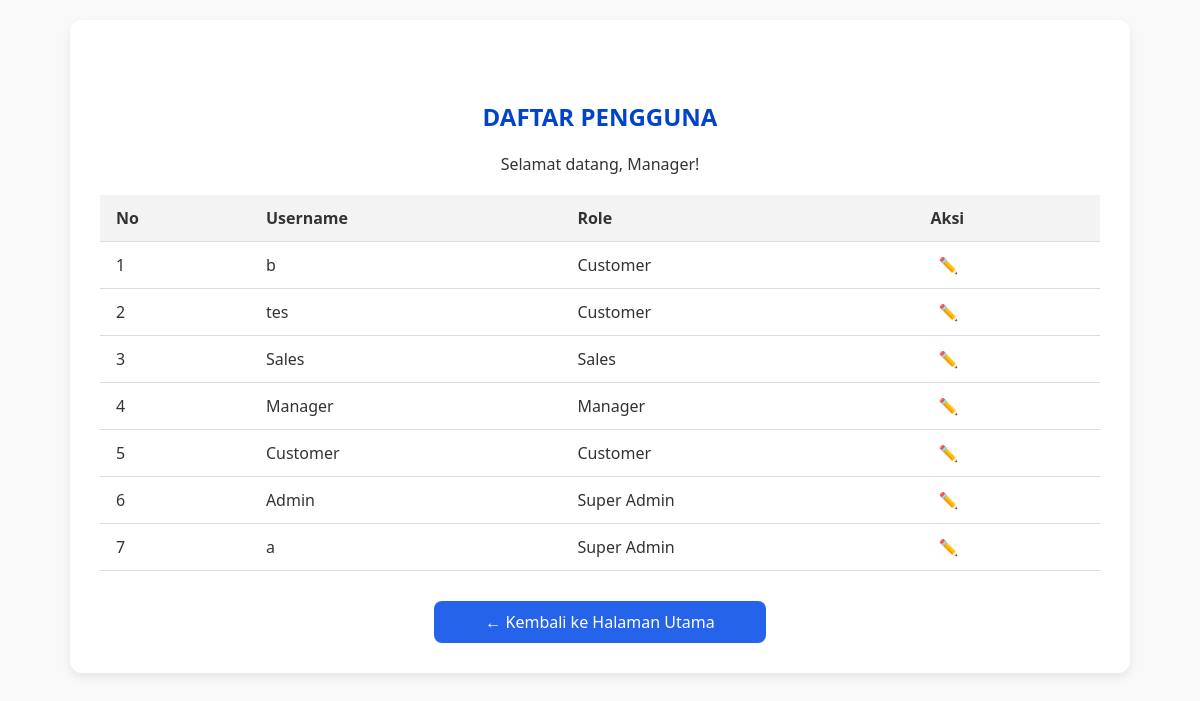
/SuperAdmin/DataAdmin.php (signed in), run on the app's committed database.
### tables this page shows
CREATE TABLE `users` (
  `id` int(11) NOT NULL,
  `email` varchar(255) NOT NULL,
  `username` varchar(255) NOT NULL,
  `password` varchar(255) NOT NULL,
  `role` varchar(255) NOT NULL,
  `foto` varchar(255) NOT NULL
);

### SuperAdmin/DataAdmin.php (the view, shortened to what this page needs)
<?php
include('../DB.php');
$limit = 10;
$page = isset($_GET['page']) ? max(1, intval($_GET['page'])) : 1;
$offset = ($page - 1) * $limit;
$query = "SELECT * FROM users ORDER BY id DESC LIMIT $limit OFFSET $offset";
$result = mysqli_query($conn, $query);
?>
<!DOCTYPE html>
<html lang="en">
<head>
    <link rel="stylesheet" href="../Style/style.css">
</head>
<body>
<div class="container">
    <div class="header">
        <h2>DAFTAR PENGGUNA</h2>
        <p>Selamat datang, <?= htmlspecialchars($_SESSION['username']); ?>!</p>
    </div>
    <table class="styled-table">
        <thead>
            <tr>
                <th style="text-align:left">No</th>
                <th style="text-align:left">Username</th>
                <th style="text-align:left">Role</th>
                <th style="text-align:left">Aksi</th>
            </tr>
        </thead>
        <tbody>
            <?php $no = $offset + 1; while ($user = mysqli_fetch_assoc($result)): ?>
                <tr>
                    <td><?= $no++; ?></td>
                    <td><?= htmlspecialchars($user['username']); ?></td>
                    <td><?= htmlspecialchars($user['role']); ?></td>
                    <td>
                        <a href="EditRole.php?id=<?= urlencode($user['id']); ?>" class="btn edit">✏️</a>
                    </td>
                </tr>
            <?php endwhile; ?>
        </tbody>
    </table>
    <a href="../Index.php" class="back-btn">← Kembali ke Halaman Utama</a>
</div>
</body>
</html>

### Style/style.css (style rules this page uses)
body { font-family: Arial, sans-serif; background-color: #f4f7fa; color: #333; margin: 0; padding: 0; }
h2 { color: #0044cc; text-align: center; margin-top: 50px; }
p { text-align: center; margin-top: 20px; }
a { color: #0044cc; text-decoration: none; }

### SuperAdmin/DataAdmin.php (style rules this page uses)
body { font-family: 'Segoe UI', sans-serif; background-color: #f9f9f9; margin: 0; padding: 20px; }
.container { width: 90%; max-width: 1000px; margin: auto; background: #fff; padding: 30px; border-radius: 12px; box-shadow: 0 4px 10px rgba(0, 0, 0, 0.08); }
.header h2 { text-align: center; }
.styled-table { width: 100%; border-collapse: collapse; margin-top: 20px; }
.styled-table thead { background-color: #f3f3f3; }
.styled-table th, .styled-table td { padding: 12px 16px; border-bottom: 1px solid #ddd; }
.btn { text-decoration: none; padding: 4px 8px; border-radius: 5px; }
.btn.edit { color: #ffc107; }
.back-btn { display: block; width: 300px; margin: 30px auto 0; text-align: center; background-color: #2563eb; color: white; padding: 10px 16px; border-radius: 8px; text-decoration: none; }

### data on the page
users: username "b", role "Customer"
users: username "tes", role "Customer"
users: username "Sales", role "Sales"
users: username "Manager", role "Manager"
users: username "Customer", role "Customer"
users: username "Admin", role "Super Admin"
users: username "a", role "Super Admin"

### other printed values
$_SESSION['username'] "Manager"
